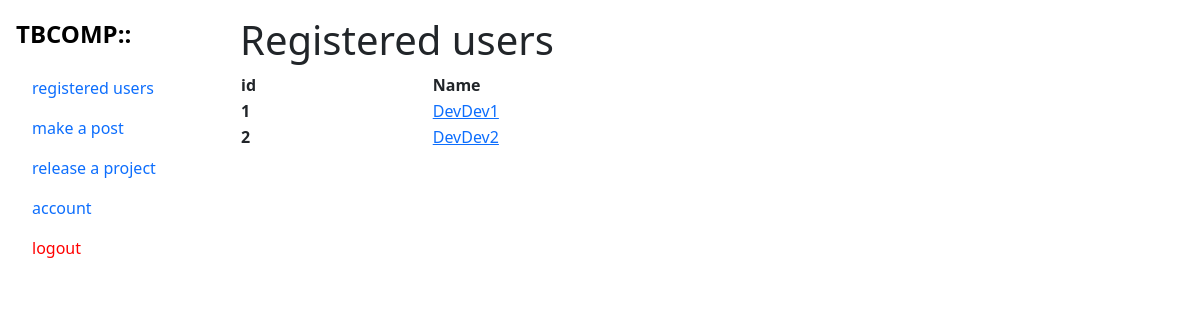
Screenshot of /users (signed in) with the database file from the repository.
### tbcompanion/models.py (models this page shows, shortened)
class User(db.Model, UserMixin):
	post_author = db.relationship('Post', backref='author', lazy=True)
	project_admin = db.relationship('Project', backref='admin', lazy=True)
	id = db.Column(db.Integer, primary_key=True)
	username = db.Column(db.String(20), unique=True, nullable=False)
	email = db.Column(db.String(120), unique=True, nullable=False)
	image_file = db.Column(db.String(20), nullable=False, default='profile_pics\default.jpg')
	password = db.Column(db.String(60), nullable=False)
	is_admin = db.Column(db.Boolean)

### tbcompanion/users/routes.py (the view)
@users.route('/users')
@login_required
def search_users():
	users = User.query.all()
	return render_template('user_search.html',
		users=users,
		title='Users')

### tbcompanion/models.py (called while the page is built)
@login_man.user_loader
def load_user(id):
	return User.query.get(int(id))

### tbcompanion/templates/user_search.html (shortened to what this page needs)
{% extends 'layout.html' %}
{% block content %}
<h1>Registered users</h1>
<table class="striped-table hover-table container-fluid">
	<thead>
    	<tr>
			<th scope="col">id</th>
    	  	<th scope="col">Name</th>
    	</tr>
  	</thead>
	<tbody>
		{% for user in users %}
		<tr>
            <th scope="col">{{ user.id }}</th>
			<td><a href="{{ url_for('users.user_profile', user_id=user.id) }}"> {{ user.username }} </a></td>
		</tr>
		{% endfor %}
    </tbody>
</table>
{% endblock content %}

### tbcompanion/static/main.css (style rules this page uses)
body { padding-left:20%; padding-top:1rem; }

### rows the page displays
User: id "1", username "DevDev1"
User: id "2", username "DevDev2"
